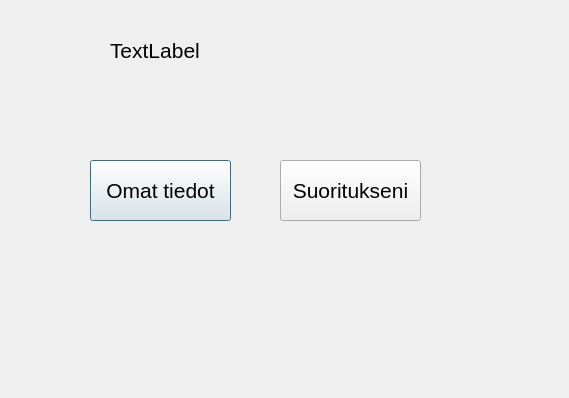
<?xml version="1.0" encoding="UTF-8"?>
<ui version="4.0">
 <class>StudentMenu</class>
 <widget class="QDialog" name="StudentMenu">
  <property name="geometry">
   <rect>
    <x>0</x>
    <y>0</y>
    <width>569</width>
    <height>398</height>
   </rect>
  </property>
  <property name="font">
   <font>
    <pointsize>16</pointsize>
   </font>
  </property>
  <property name="windowTitle">
   <string>Dialog</string>
  </property>
  <widget class="QPushButton" name="btnInfo">
   <property name="geometry">
    <rect>
     <x>90</x>
     <y>160</y>
     <width>141</width>
     <height>61</height>
    </rect>
   </property>
   <property name="text">
    <string>Omat tiedot</string>
   </property>
  </widget>
  <widget class="QPushButton" name="btnGrades">
   <property name="geometry">
    <rect>
     <x>280</x>
     <y>160</y>
     <width>141</width>
     <height>61</height>
    </rect>
   </property>
   <property name="text">
    <string>Suoritukseni</string>
   </property>
  </widget>
  <widget class="QLabel" name="labelInfo">
   <property name="geometry">
    <rect>
     <x>110</x>
     <y>40</y>
     <width>151</width>
     <height>21</height>
    </rect>
   </property>
   <property name="text">
    <string>TextLabel</string>
   </property>
  </widget>
 </widget>
 <resources/>
 <connections/>
</ui>
